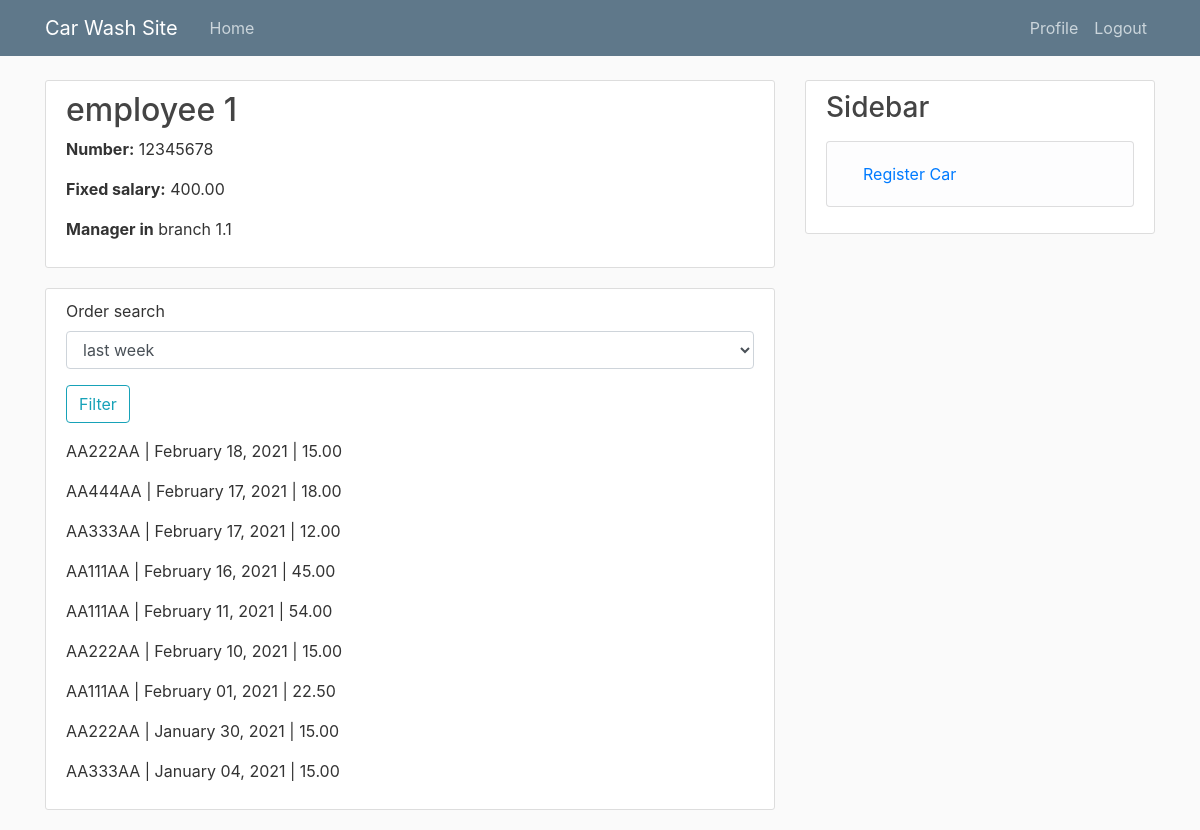
Page /employee/detail/ (signed in) on the earlier database version.
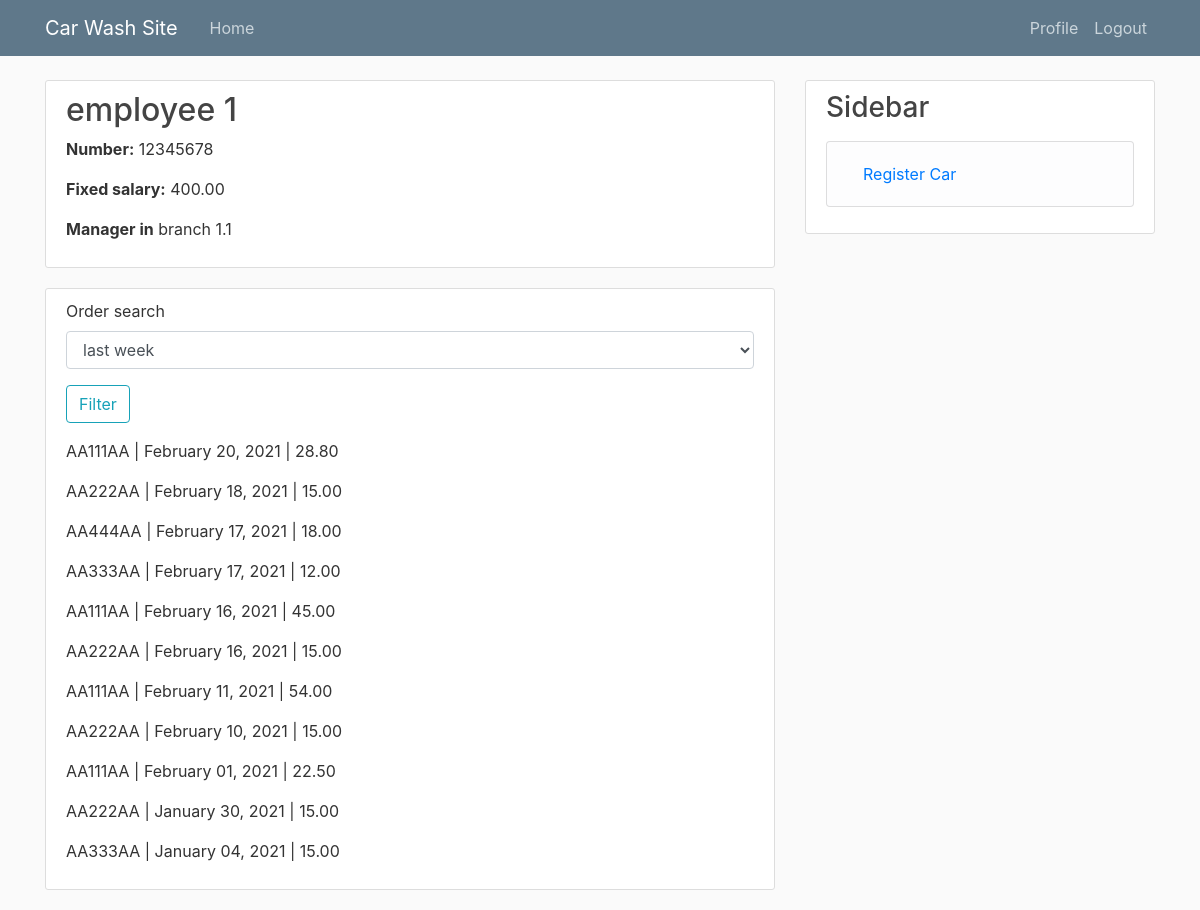
Same page on the later database version.
### car_wash_app/models.py (models this page shows, shortened)
class EmployeeProfile(models.Model):
    employee = models.OneToOneField(
        User,
        on_delete=models.CASCADE,
        verbose_name=_("Employee"),
        related_name="employeeprofile",
    )
    full_name = models.CharField(_("Full Name"), max_length = 255)
    age = models.PositiveSmallIntegerField(_("Age"))
    mobile_number = models.CharField(max_length=20, verbose_name=_("Mobile Number"))
    manager = models.BooleanField(default=False, verbose_name=_("Manager"))
    branch = models.ForeignKey(
        Branch,
        on_delete=models.CASCADE,
        verbose_name=_("Branch"),
        related_name="employee",
    )
    salary = models.DecimalField(
        max_digits=8,
        decimal_places=2,
        verbose_name=_('Salary'),
        help_text='in Lari',
    )
    order_percentage = models.IntegerField(verbose_name=_("Percentage of order price"))
    class Meta:
        constraints = [
            UniqueConstraint(
                fields=['branch'],
                condition=Q(manager=True),
                name="unique_together_manager_branch",
            )
        ]

class Branch(models.Model):
    company = models.ForeignKey(
        CompanyProfile,
        on_delete=models.CASCADE,
        verbose_name=_("Company"),
        related_name="branch",
    )
    title = models.CharField(max_length=255, verbose_name=_('Branch'))
    location = models.OneToOneField(Location, on_delete=models.PROTECT, verbose_name=_("Location"))
    description = models.TextField(verbose_name=_("Description"))
    image = models.ImageField(null=True, blank=True, upload_to="pictures", verbose_name=_("Image"))
    def __str__(self):
        return self.title
    class Meta:
        verbose_name = _('Branch')
        verbose_name_plural = _('Branches')

class Order(models.Model):
    car = models.ForeignKey(
        to='Car', related_name='orders',
        on_delete=models.PROTECT,
    )
    branch = models.ForeignKey(Branch, on_delete=models.CASCADE, verbose_name=_("Branch"))
    employee = models.ForeignKey(
        to='EmployeeProfile', on_delete=models.SET_NULL,
        null=True, related_name='orders',
    )
    employee_order_percentage = models.IntegerField(_("Employee percetage from order price"))
    coupon = models.ForeignKey(
        to='Coupon', related_name='orders',
        on_delete=models.SET_NULL,
        null=True, blank=True,
    )
    wash_type = models.ForeignKey(
        to='WashType', related_name='orders',
        on_delete=models.PROTECT,
    )
    note = models.TextField(null=True, blank=True, verbose_name=_("Note"))
    price = models.DecimalField(max_digits=4, decimal_places=2, verbose_name=_("Price"))
    created_date = models.DateTimeField(auto_now_add=True, verbose_name=_("Created date"))
    start_date = models.DateTimeField(verbose_name=_('Scheduled time'))
    end_date = models.DateTimeField(verbose_name=_('End time'), null=True, blank=True)
    class Meta:
        verbose_name = _('Order')
        verbose_name_plural = _('Orders')
        unique_together = ['employee', 'start_date']

class Car(models.Model):
    car_type = models.ForeignKey(
        to='CarType',
        on_delete=models.SET_NULL,
        null=True, related_name='cars'
    )
    licence_plate = models.CharField(max_length=20, verbose_name=_("License plate"))
    class Meta:
        verbose_name = _('Car')
        verbose_name_plural = _('Cars')

### car_wash_app/views.py (the view)
# urls.py: path('employee/detail/', user_views.employee_profile, name="employee-detail"),
@login_required
def employee_profile(request: WSGIRequest) -> HttpResponse:
    employee = request.user.employeeprofile
    order_search_form = OrderSearchForm()
    orders = employee.orders.order_by("-start_date")
    earned_money_q = ExpressionWrapper(
        F('price') * F('employee__order_percentage') / Decimal('100.0'),
        output_field=DecimalField())
    def employeeinfo(x):
        employee_info = employee.orders.filter(end_date__lte=timezone.now()) \
            .annotate(earned_per_order=earned_money_q) \
            .aggregate(
            earned_money=Sum(
                'earned_per_order',
                filter=Q(start_date__gte=(timezone.now() - x))
            ),
            washed_amount=Count(
                'id',
                filter=Q(start_date__gte=(timezone.now() - x))
            ))
        return employee_info
    employee_info = {}
    if request.method == "GET":
        order_search_form = OrderSearchForm(request.GET)
        if order_search_form.is_valid():
            data = order_search_form.cleaned_data["order_search"]
            if data == "1":
                orders = employee.orders.filter(start_date__gte=(timezone.now()\
                - datetime.timedelta(weeks=1))).order_by("-start_date")
                employee_info = employeeinfo(datetime.timedelta(days=7))
            elif data == "2":
                orders = employee.orders.filter(start_date__gte=(timezone.now()\
                 - datetime.timedelta(days=30))).order_by("-start_date")
                employee_info = employeeinfo(datetime.timedelta(days=30))
            elif data == "3":
                orders = employee.orders.filter(start_date__gte=(timezone.now()\
                 - datetime.timedelta(days=365))).order_by("-start_date")
                employee_info = employeeinfo(datetime.timedelta(days=365))
    return render(request, 'car_wash_app/employee_detail.html', context={
        "employee": employee,
        "order_search_form": order_search_form,
        "orders": orders,
        **employee_info
    })

### car_wash_app/forms.py
class OrderSearchForm(forms.Form):
    CHOICE = (("1", "last week"), ("2", "last month"), ("3", "last year"))
    order_search = forms.ChoiceField(choices=CHOICE, required=False)

### car_wash_app/templates/car_wash_app/employee_detail.html (shortened to what this page needs)
{% extends "car_wash_app/base.html" %}
{% load crispy_forms_tags %}
{% block content %}
<div class = "content-section">
  <h2>{{employee.full_name}}</h2>
  <p><strong> Number:</strong> {{employee.mobile_number}}</p>
  <p><strong>Fixed salary:</strong> {{employee.salary}}</p>
  {% if employee.manager %}
    <p><strong>Manager in</strong> {{employee.branch}}</p>
  {% else %}
    <p><strong>Employee in {{employee.branch}}</strong></p>
  {% endif %}
</div>
<div class = "content-section">
    <div>
    <form method = "GET" action=".">
      {{order_search_form|crispy}}
      <div class = "form-group">
          <button class = "btn btn-outline-info" type = "submit">Filter</button>
      </div>
    </form>
    </div>
    {% for order in orders %}
      <p>{{order.car.licence_plate}} | {{order.start_date|date:"F d, Y"}} | {{order.price}}</p>
    {% endfor %}
</div>
{% endblock content%}

### car_wash_app/templates/car_wash_app/base.html (shortened to what this page needs)
{% load static %}
<!DOCTYPE html>
<html>
    <head>
      <link rel="stylesheet" href="https://stackpath.bootstrapcdn.com/bootstrap/4.3.1/css/bootstrap.min.css">
      <link rel="stylesheet"  type = "text/css" href="{% static 'car_wash_app/main.css' %}" >
    </head>
    <body>
      <header class="site-header">
        <nav class="navbar navbar-expand-md navbar-dark bg-steel fixed-top">
          <div class="container">
            <a class="navbar-brand mr-4" href="{% url 'home' %}">Car Wash Site</a>
            <div class="collapse navbar-collapse" id="navbarToggle">
              <div class="navbar-nav mr-auto">
                <a class="nav-item nav-link" href="{% url 'home' %}">Home</a>
              </div>
              <div class="navbar-nav">
                {% if user.is_authenticated and user.status == 1 %}
                  <a class="nav-item nav-link" href="{% url 'profile' %}">Profile</a>
                  <a class="nav-item nav-link" href="{% url 'branch-create' %}">New Branch</a>
                  <a class="nav-item nav-link" href="{% url 'order-create' %}">New Order</a>
                  <a class="nav-item nav-link" href="{% url 'logout' %}">Logout</a>
                {% elif user.is_authenticated and user.status == 2 %}
                  <a class="nav-item nav-link" href="{% url 'employee-detail' %}">Profile</a>
                  <a class="nav-item nav-link" href="{% url 'logout' %}">Logout</a>
                {% else %}
                  <a class="nav-item nav-link" href="{% url 'company-register' %}">Register</a>
                  <a class="nav-item nav-link" href="{% url 'login' %}">Login</a>
                {% endif %}
              </div>
            </div>
          </div>
        </nav>
      </header>
      <main role="main" class="container">
        <div class="row">
          <div class="col-md-8">
            {% block content %}{% endblock %}
          </div>
          <div class="col-md-4">
            <div class="content-section">
              <h3>Sidebar</h3>
              <p class='text-muted'>
                <ul class="list-group">
                  <li class="list-group-item list-group-item-light">
                    <a class="nav-item nav-link" href="{% url 'car-register' %}">Register Car</a>
                  </li>
                </ul>
              </p>
            </div>
          </div>
        </div>
      </main>
    </body>
</html>

### car_wash_app/static/car_wash_app/main.css (style rules this page uses)
body { background: #fafafa; color: #333333; margin-top: 5rem; }
h1, h2, h3, h4, h5, h6 { color: #444444; }
ul { margin: 0; }
.bg-steel { background-color: #5f788a; }
.site-header .navbar-nav .nav-link { color: #cbd5db; }
.content-section { background: #ffffff; padding: 10px 20px; border: 1px solid #dddddd; border-radius: 3px; margin-bottom: 20px; }

Differences in the rows shown:
added Order: car.licence_plate "AA111AA", start_date "February 20, 2021", price "28.80"
added Order: car.licence_plate "AA222AA", start_date "February 16, 2021", price "15.00"
